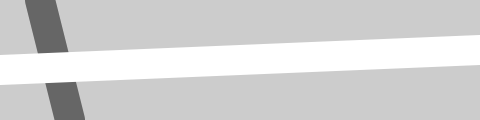
Frame 1 (no input)
Frame 60 (no input): identical to frame 1, image omitted
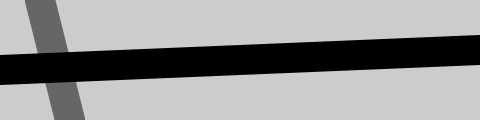
Frame 120 (the mouse pressed at the canvas centre since frame 60)

The p5.js sketch that drew these frames (run headless with seeded random() and noise() and a simulated clock; from frame 60 on, the mouse is pressed at the canvas centre):

// p5.js sketch
// ── sketch.js
/*
note: 
Each trip through draw() is called a frame. The default frame rate is 60 frames per second
*/

function setup() {
  createCanvas(480, 120);
  strokeWeight(30);
}

function draw() {
  background(204);
  stroke(102);
  line(40, 0, 70, height);
  if (mouseIsPressed){
    stroke(0);
  } else{
    stroke(255);
  }
  line(0, 70, width, 50);
  }
